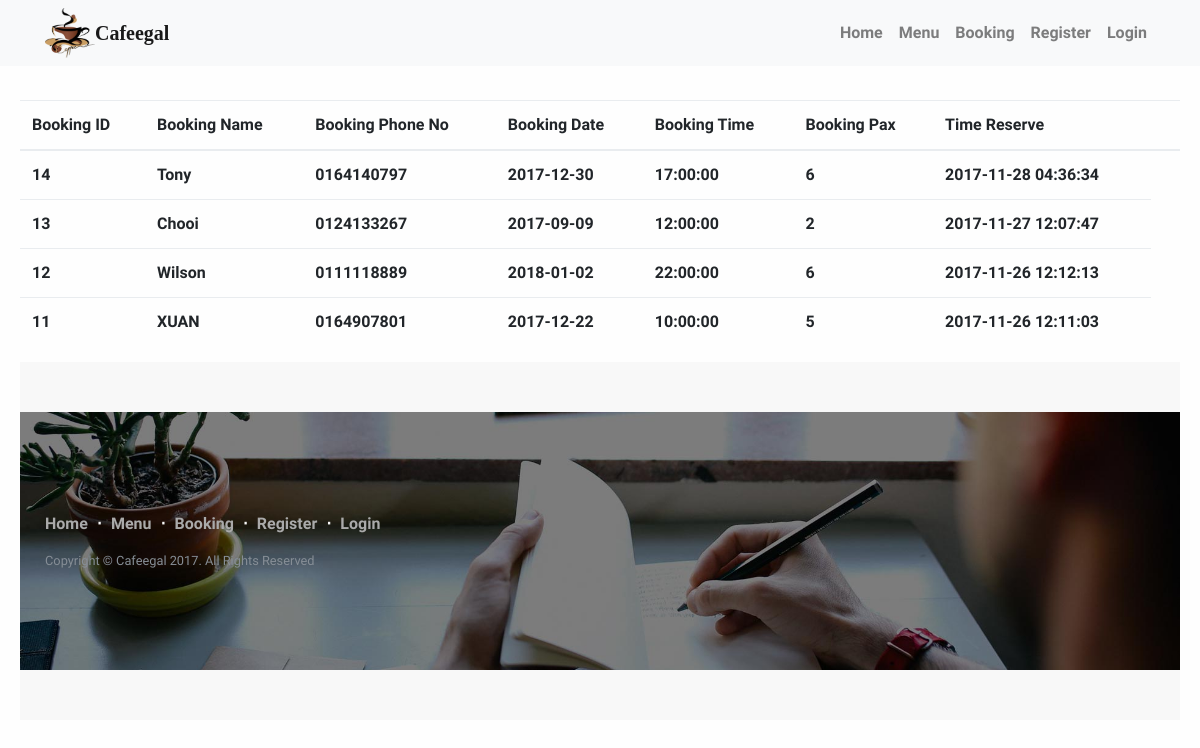
Screenshot of /Booking_history.php with the database file from the repository.
### tables this page shows
CREATE TABLE `booking` (
  `bookID` int(11) NOT NULL,
  `Busername` varchar(256) NOT NULL,
  `Bhpno` varchar(15) NOT NULL,
  `BDate` date NOT NULL,
  `BTime` time NOT NULL,
  `BPerson` int(10) NOT NULL,
  `booktime` datetime NOT NULL
);

### Booking_history.php (the view, shortened to what this page needs)
		<?php
				include 'header.php';
		?>
    <body>
	<p>&nbsp;</p>
	<p>&nbsp;</p>
	<?php
		$dbc = mysqli_connect('localhost','root','');
		mysqli_select_db($dbc,'cafeegal');
		$query = 'SELECT * FROM booking ORDER BY bookID DESC';
		print"<div class=\"container;\">
		<table class=\"table table-striped;\" >
		<thead>
			<tr>
			  <th>Booking ID</th>
			  <th>Booking Name</th>
			  <th>Booking Phone No</th>
			  <th>Booking Date</th>
			  <th>Booking Time</th>
			  <th>Booking Pax</th>
			  <th>Time Reserve</th>
			  <th></th>
			</tr>
		</thead>";
			if ($result = mysqli_query($dbc,$query)){
				while($row = mysqli_fetch_array($result)){
					print"<tr>";
						print "<td>".$row['bookID']."</td>";
						print "<td>".$row['Busername']."</td>";
						print "<td>".$row['Bhpno']."</td>";
						print "<td>".$row['BDate']."</td>";
						print "<td>".$row['BTime']."</td>";
						print "<td>".$row['BPerson']."</td>";
						print "<td>".$row['booktime']."</td>";
					print "</tr>";
				}
			}
			print "</table>	";
			print "</div>";
		?>
		<?php
    include'footer.php';
?>
	</body>

### header.php (shortened to what this page needs)
<?php
$isAdmin = false;
?>
<!DOCTYPE html>
<html>
    <head>
    <link href="vendor/bootstrap/css/bootstrap.min.css" rel="stylesheet">
    <link href="vendor/font-awesome/css/font-awesome.min.css" rel="stylesheet" type="text/css">
    <link href="css/landing-page.css" rel="stylesheet">
	<link href="css/loginregister.css" rel="stylesheet">
	<link rel="stylesheet" href="//maxcdn.bootstrapcdn.com/font-awesome/4.3.0/css/font-awesome.min.css">
	<link href = "css/loginregister.css" rel = "stylesheet">
	</head>
	<body>
    <nav class="navbar navbar-expand-lg navbar-light bg-light fixed-top">
      <div class="container">
	  <img src = "img/logo.png" alt = "logo" width = "50px" height= "50px">
        <a class="navbar-brand" href="home.php" style="font-family: oblique">Cafeegal</a>
        <div class="collapse navbar-collapse" id="navbarResponsive">
          <ul class="navbar-nav ml-auto">
			<li class="nav-item">
              <a class="nav-link" href="home.php">Home</a>
            </li>
			<li class="nav-item">
              <a class="nav-link" href="menu.php">Menu</a>
            </li>
            <li class="nav-item">
              <a class="nav-link" href="booking.php">Booking</a>
            </li>
                          <?php
								if(isset($_SESSION['uid']) && $isAdmin == false){
									echo
									'<li class="nav-item">
									<a class="nav-link" href="profile.php"> Update profile</a></li>
									</li>';
									echo'<li class="nav-item">';
									echo'<a class = "nav-link" >Welcome, ' .$_SESSION['username']. '!</>';
									echo'</li>';
									echo'<form action="includes/logout.inc.php" method="post">
										  <button class="btn-sm btn-warning navbar-btn" type="submit" name="logoutBtn">Logout</button>
									  </form>';
								}
								else {
									echo'<li class="nav-item">
									<a class="nav-link" href="register.php"> Register</a></li>
										<a class="nav-link" href="login.php">Login</a></li>
										</li>';
								}
                          ?>
            </ul>
        </div>
      </div>
    </nav>
</body>

### footer.php
   <footer>
<aside class="banner">
     <div class="container">
       <ul class="list-inline">
         <li class="list-inline-item">
           <a href="home.php">Home</a>
         </li>
	  <li class="footer-menu-divider list-inline-item">&sdot;</li>
         <li class="list-inline-item">
           <a href="menu.php">Menu</a>
         </li>
	    <li class="footer-menu-divider list-inline-item">&sdot;</li>
         <li class="list-inline-item">
           <a href="booking.php">Booking </a>
         </li>
	    <?php
               if(isset($_SESSION['uid'])){
				echo'<li class="footer-menu-divider list-inline-item">&sdot;</li>
					<li class="list-inline-item">
					<a href="Booking_history.php">Booking History</a></li>
					</li>';
				echo'<li class="footer-menu-divider list-inline-item">&sdot;</li>
					<li class="list-inline-item">';
				echo'<form action="includes/logout.inc.php" method="post">
						<button class="btn-sm btn-warning navbar-btn" type="submit" name="logoutBtn">Logout</button>
                        </form>
					 </li>';
               } else {
				echo'<li class="footer-menu-divider list-inline-item">&sdot;</li>
					<li class="list-inline-item">
					<a href="register.php">Register</a></li>
					</li>';
				echo'<li class="footer-menu-divider list-inline-item">&sdot;</li>
					<li class="list-inline-item">
					<a href="login.php">Login</a></li>
					</li>';
                           }
           ?>
       </ul>
       <p class="copyright text-muted small">Copyright &copy; Cafeegal 2017. All Rights Reserved</p>
     </div>
 </aside>
   </footer>

### css/landing-page.css (style rules this page uses)
body, html { width: 100%; height: 100%; }
body, h1, h2, h3, h4, h5, h6 { font-family: "Lato", "Helvetica Neue", Helvetica, Arial, sans-serif; font-weight: 700; }
.banner { padding: 100px 0; color: #f8f8f8; background: url(../img/banner-bg.jpg) no-repeat center center; background-size: cover; }
.banner ul { margin-bottom: 0; }
footer { padding: 50px 0; background-color: #f8f8f8; }
p.copyright { margin: 15px 0 0; }

### css/loginregister.css (style rules this page uses)
html, body { background: #FEFEFE; padding: 10px; font-family: 'Varela Round'; }
a { color: #aaaaaa; transition: all ease-in-out 200ms; }

### rows the page displays
booking: bookID "14", Busername "Tony", Bhpno "0164140797", BDate "2017-12-30", BTime "17:00:00", BPerson "6", booktime "2017-11-28 04:36:34"
booking: bookID "13", Busername "Chooi", Bhpno "0124133267", BDate "2017-09-09", BTime "12:00:00", BPerson "2", booktime "2017-11-27 12:07:47"
booking: bookID "12", Busername "Wilson", Bhpno "0111118889", BDate "2018-01-02", BTime "22:00:00", BPerson "6", booktime "2017-11-26 12:12:13"
booking: bookID "11", Busername "XUAN", Bhpno "0164907801", BDate "2017-12-22", BTime "10:00:00", BPerson "5", booktime "2017-11-26 12:11:03"
